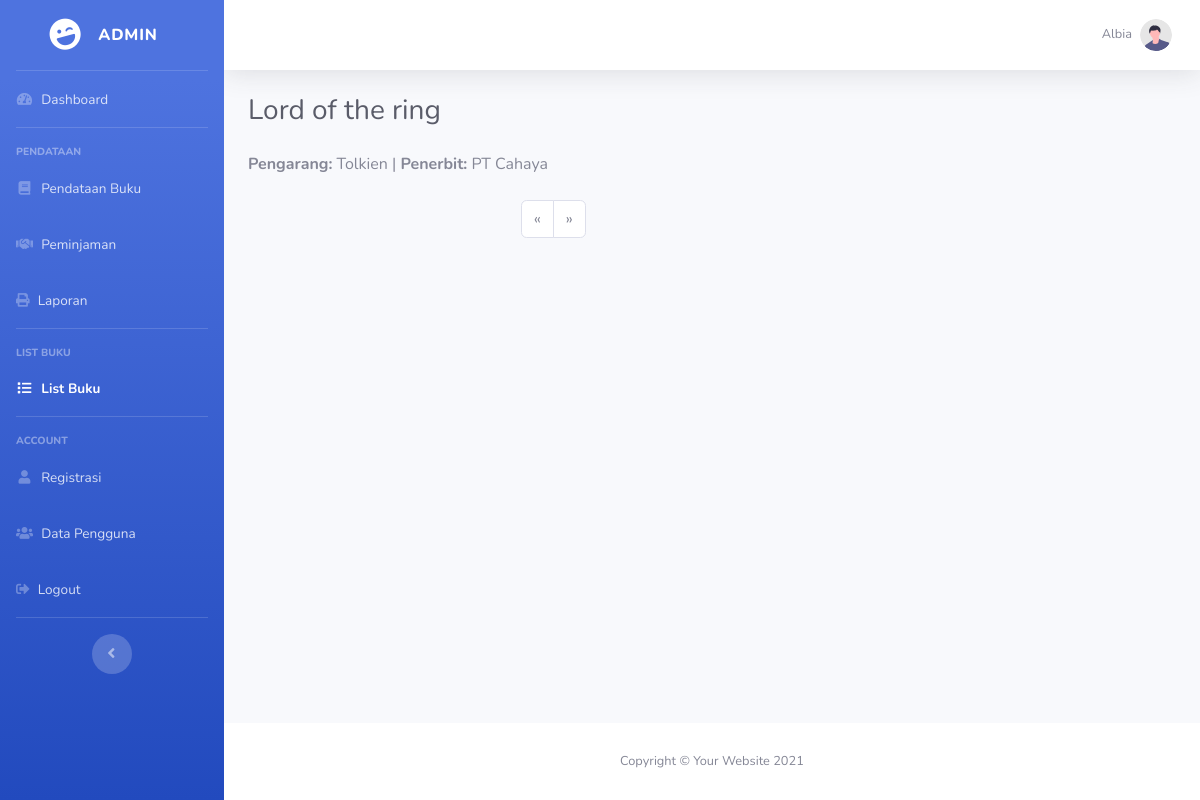
Screenshot of /dashboard/list/lihat-ulasan.php?id=15 (signed in) with the database file from the repository.
### tables this page shows
CREATE TABLE `buku` (
  `id` int(11) NOT NULL,
  `perpus_id` int(11) NOT NULL,
  `judul` varchar(255) NOT NULL,
  `deskripsi` text NOT NULL,
  `cover` varchar(255) NOT NULL,
  `pdf` varchar(255) NOT NULL,
  `penulis` varchar(255) NOT NULL,
  `penerbit` varchar(255) NOT NULL,
  `tahun_terbit` int(11) NOT NULL,
  `stok` int(11) NOT NULL,
  `kategori_id` int(11) NOT NULL,
  `created_at` timestamp NOT NULL DEFAULT current_timestamp() ON UPDATE current_timestamp()
);

### function/func.php (called while the page is built, shortened)
<?php
function getUserRole($conn, $username) {
    $userRole = '';
    $query = "SELECT role FROM `user` WHERE `username` = '$username'";
    $result = mysqli_query($conn, $query);
    if ($result) {
        $row = mysqli_fetch_assoc($result);
        $userRole = $row['role'];
    }
    return $userRole;
}

### dashboard/list/lihat-ulasan.php (the view, shortened to what this page needs)
<?php
include '../../function/func.php';
include '../../config.php';
$username = $_SESSION['username'];
$userRole = getUserRole($conn, $username);
$selectedBookId = $_GET['id'];
$queryBookDetails = "SELECT judul, penulis, penerbit FROM buku WHERE id = $selectedBookId";
$resultBookDetails = mysqli_query($conn, $queryBookDetails);
$bookDetails = mysqli_fetch_assoc($resultBookDetails);
    $queryTotalReviews = "SELECT COUNT(*) as total FROM ulasan_buku WHERE buku = $selectedBookId";
    $resultTotalReviews = mysqli_query($conn, $queryTotalReviews);
    $totalReviews = mysqli_fetch_assoc($resultTotalReviews)['total'];
    $reviewsPerPage = 2;
    $totalPages = ceil($totalReviews / $reviewsPerPage);
    $currentPage = isset($_GET['page']) ? $_GET['page'] : 1;
?>
<!DOCTYPE html>
<html lang="en">
<head>
    <link rel="stylesheet" href="https://cdn.jsdelivr.net/npm/sweetalert2@10">
    <link href="../vendor/fontawesome-free/css/all.min.css" rel="stylesheet" type="text/css">
    <link href="../css/sb-admin-2.min.css" rel="stylesheet">
</head>
<body id="page-top">
    <div id="wrapper">
    <ul class="navbar-nav bg-gradient-primary sidebar sidebar-dark accordion" id="accordionSidebar">
    <?php if($userRole == "petugas") :?>
        <a class="sidebar-brand d-flex align-items-center justify-content-center" href="index.html">
            <div class="sidebar-brand-icon rotate-n-15">
                <i class="fas fa-laugh-wink"></i>
            </div>
            <div class="sidebar-brand-text mx-3">Petugas</div>
        </a>
        <hr class="sidebar-divider my-0">
            <li class="nav-item active">
                <a class="nav-link" href="../index.php">
                    <i class="fas fa-fw fa-tachometer-alt"></i>
                    <span>Dashboard</span></a>
            </li>
            <hr class="sidebar-divider">
            <div class="sidebar-heading">
                Pendataan
            </div>
            <li class="nav-item">
                <a class="nav-link active" href="../buku/">
                    <i class="fas fa-fw fa-book"></i>
                    <span>Pendataan Barang/Buku</span>
                </a>
            </li>
            <li class="nav-item">
                <a class="nav-link" href="../peminjaman/">
                    <i class="fas fa-fw fa-handshake"></i>
                    <span>Peminjaman</span>
                </a>
            </li>
            <li class="nav-item">
                <a class="nav-link" href="../peminjaman/laporan.php">
                    <i class="fas fa-print"></i>
                    <span>Laporan</span>
                </a>
            </li>
            <li class="nav-item">
                <a class="nav-link" href="../logout.php">
                    <i class="fas fa-sign-out-alt"></i>
                    <span>Logout</span>
                </a>
            </li>
            <hr class="sidebar-divider d-none d-md-block">
            <div class="text-center d-none d-md-inline">
                <button class="rounded-circle border-0" id="sidebarToggle"></button>
            </div>
        <?php elseif($userRole == "admin") :?>
        <a class="sidebar-brand d-flex align-items-center justify-content-center" href="index.html">
            <div class="sidebar-brand-icon rotate-n-15">
                <i class="fas fa-laugh-wink"></i>
            </div>
            <div class="sidebar-brand-text mx-3">Admin</div>
        </a>
        <hr class="sidebar-divider my-0">
            <li class="nav-item ">
                <a class="nav-link" href="../index.php">
                    <i class="fas fa-fw fa-tachometer-alt"></i>
                    <span>Dashboard</span></a>
            </li>
            <hr class="sidebar-divider">
            <div class="sidebar-heading">
                Pendataan
            </div>
            <li class="nav-item">
                <a class="nav-link" href="../buku/">
                    <i class="fas fa-fw fa-book"></i>
                    <span>Pendataan Buku</span>
                </a>
            </li>
            <li class="nav-item">
                <a class="nav-link" href="../peminjaman/">
                    <i class="fas fa-fw fa-handshake"></i>
                    <span>Peminjaman</span>
                </a>
            </li>
            <li class="nav-item">
                <a class="nav-link" href="../peminjaman/laporan.php">
                    <i class="fas fa-print"></i>
                    <span>Laporan</span>
                </a>
            </li>
            <hr class="sidebar-divider">
            <div class="sidebar-heading">
                List Buku
            </div>
            <li class="nav-item active">
                <a class="nav-link" href="">
                    <i class="fas fa-fw fa-list"></i>
                    <span>List Buku</span>
                </a>
            </li>
            <hr class="sidebar-divider d-none d-md-block">
            <div class="sidebar-heading">
                Account
            </div>
            <li class="nav-item">
                <a class="nav-link" href="../registrasi.php">
                    <i class="fas fa-fw fa-user"></i>
                    <span>Registrasi</span>
                </a>
            </li>
            <li class="nav-item">
                <a class="nav-link" href="../user.php">
                    <i class="fas fa-fw fa-users"></i>
                    <span>Data Pengguna</span>
                </a>
            </li>
            <li class="nav-item">
                <a class="nav-link" href="../logout.php">
                    <i class="fas fa-sign-out-alt"></i>
                    <span>Logout</span>
                </a>
            </li>
            <hr class="sidebar-divider d-none d-md-block">
            <div class="text-center d-none d-md-inline">
                <button class="rounded-circle border-0" id="sidebarToggle"></button>
            </div>
            <?php endif;?>
        </ul>
        <div id="content-wrapper" class="d-flex flex-column">
            <div id="content">
                <nav class="navbar navbar-expand navbar-light bg-white topbar mb-4 static-top shadow">
                    <ul class="navbar-nav ml-auto">
                        <li class="nav-item dropdown no-arrow">
                            <a class="nav-link dropdown-toggle" href="#" id="userDropdown" role="button"
                                data-toggle="dropdown" aria-haspopup="true" aria-expanded="false">
                                <span class="mr-2 d-none d-lg-inline text-gray-600 small">
                                    <?= $_SESSION['username']; ?>
                                </span>
                                <img class="img-profile rounded-circle" src="../img/undraw_profile.svg">
                            </a>
                        </li>
                    </ul>
                </nav>
              <div class="container-fluid">
        <h1 class="h3 mb-4 text-gray-800"><?= $bookDetails['judul']; ?></h1>
        <p class="mb-4">
            <strong>Pengarang:</strong> <?= $bookDetails['penulis']; ?> |
            <strong>Penerbit:</strong> <?= $bookDetails['penerbit']; ?>
        </p>
        <div class="row">
            <div class="col-lg-8">
        <ul class="pagination justify-content-center">
            <li class="page-item <?= $currentPage <= 1 ? 'disabled' : ''; ?>">
                <a class="page-link" href="?id=<?= $selectedBookId; ?>&page=<?= $currentPage - 1; ?>" aria-label="Previous">
                    <span aria-hidden="true">&laquo;</span>
                </a>
            </li>
            <li class="page-item <?= $currentPage >= $totalPages ? 'disabled' : ''; ?>">
                <a class="page-link" href="?id=<?= $selectedBookId; ?>&page=<?= $currentPage + 1; ?>" aria-label="Next">
                    <span aria-hidden="true">&raquo;</span>
                </a>
            </li>
        </ul>
            </div>
        </div>
    </div>
            </div>
            <footer class="sticky-footer bg-white">
                <div class="container my-auto">
                    <div class="copyright text-center my-auto">
                        <span>Copyright &copy; Your Website 2021</span>
                    </div>
                </div>
            </footer>
        </div>
    </div>
</body>
</html>

### rows the page displays
buku: judul "Lord of the ring", penulis "Tolkien", penerbit "PT Cahaya"

### other values shown
$_SESSION['username'] "Albia"
